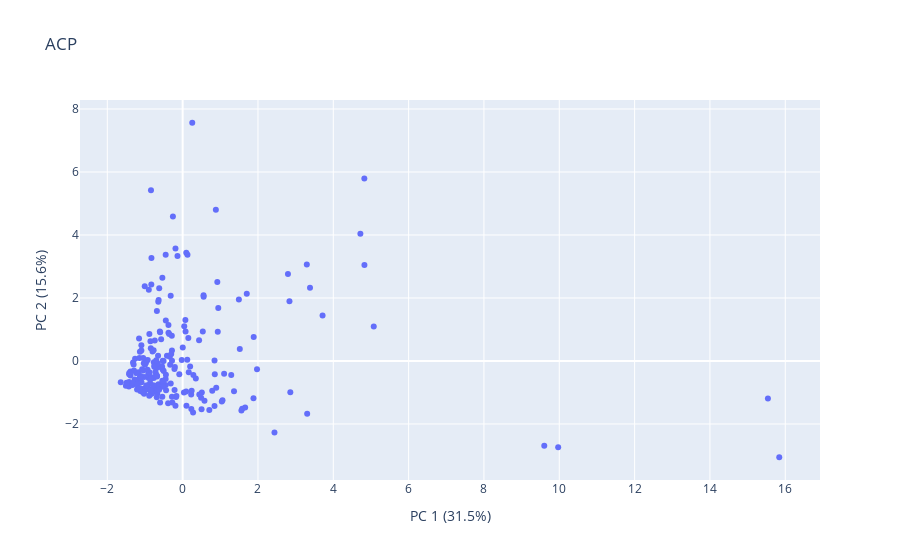

The code cell stored with this chart in its notebook:
### Markdown cell above
### *ACP*

On va commencer par faire une ACP sans la colonnes `PropClassesAvecTBI` qui veut dire la proportion de classes avec un tableau blanc interactif. Cette colonne est sous forme de seuil.

### Code cell
#On centre les données et on les réduit

centralized = StandardScaler().fit_transform(df_termin.drop(columns=['propclassesavectbi']))

#On applique l'ACP
pca = PCA(n_components=2)
components = pca.fit_transform(centralized)

#On recupere les noms des colonnes
df_ex = df_termin.drop(columns=['propclassesavectbi'])
columns_names = df_ex.columns



labels = {
    str(i): f"PC {i+1} ({var:.1f}%)"
    for i, var in enumerate(pca.explained_variance_ratio_ * 100)
}


fig = px.scatter(components, x=0, y=1, title='ACP', labels=labels)
fig.show()

### Figure 1 — Plotly figure (JSON) as saved in the notebook; plotly's stock layout.template omitted (floating-point values rounded to 4 significant figures; data arrays with more than 128 entries replaced by an {"elided": "..."} marker saying what was removed)
{"data": [{"hovertemplate": "PC 1 (31.5%)=%{x}<br>PC 2 (15.6%)=%{y}<extra></extra>", "legendgroup": "", "marker": {"color": "#636efa", "symbol": "circle"}, "mode": "markers", "name": "", "orientation": "v", "showlegend": false, "type": "scatter", "x": {"elided": "233 float values"}, "xaxis": "x", "y": {"elided": "233 float values"}, "yaxis": "y"}], "layout": {"legend": {"tracegroupgap": 0}, "title": {"text": "ACP"}, "xaxis": {"anchor": "y", "domain": [0, 1], "title": {"text": "PC 1 (31.5%)"}}, "yaxis": {"anchor": "x", "domain": [0, 1], "title": {"text": "PC 2 (15.6%)"}}}}
